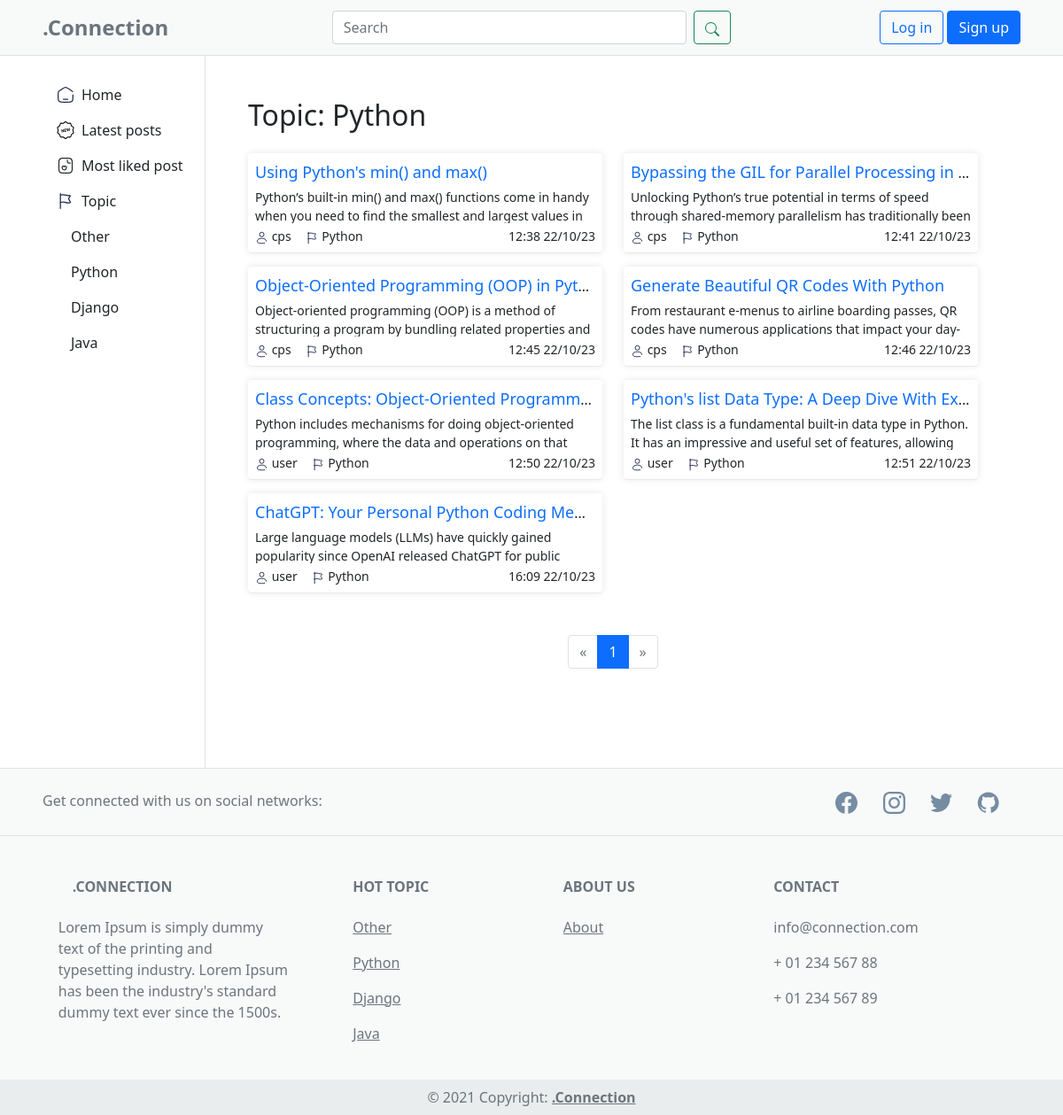
The app's page /posts/topic/2/ with its own data.
### app/models.py (models this page shows, shortened)
class Topic(models.Model):
    name = models.CharField(max_length=100)
    def __str__(self):
        return self.name

class Post(models.Model):
    title = models.CharField(max_length=200)
    content = HTMLField()
    user = models.ForeignKey(User, on_delete=models.CASCADE, default=None)
    likes = models.ManyToManyField(User, related_name='liked_posts')
    pub_date = models.DateTimeField(auto_now_add=True)
    topic = models.ForeignKey(Topic, on_delete=models.CASCADE, default=1)

### app/views.py (the view)
# urls.py: path('posts/topic/<int:topic_id>/', views.ListPostByTopic.as_view(), name='post_by_topic'),
class ListPostByTopic(ListView):
    model = Post
    template_name = 'app/post_by_topic.html'
    context_object_name = 'post_by_topic'
    paginate_by = 10
    def get_queryset(self):
        topic_id = self.kwargs.get('topic_id')
        return Post.objects.filter(topic_id=topic_id)
    def get_context_data(self, **kwargs):
        context = super().get_context_data(**kwargs)
        topic_id = self.kwargs.get('topic_id')
        topic = Topic.objects.get(id=topic_id)
        context['topic_name'] = topic.name
        paginator = context['paginator']
        page = self.request.GET.get('page')
        try:
            posts = paginator.get_page(page)
        except EmptyPage:
            posts = paginator.get_page(1)
        current_page = posts.number
        total_pages = paginator.num_pages
        if total_pages <= 5:
            page_range = range(1, total_pages + 1)
        elif current_page <= 3:
            page_range = range(1, 6)
        elif current_page >= total_pages - 2:
            page_range = range(total_pages - 4, total_pages + 1)
        else:
            page_range = range(current_page - 2, current_page + 3)
        context['page_range'] = page_range
        return context

### app/context_processors.py (called while the page is built)
def topics(request):
    topics = Topic.objects.all()
    return {'topics': topics}

### templates/app/post_by_topic.html (shortened to what this page needs)
{% extends "components/base.html"%}
{% load static %}
{% block extrastyles %}
<link rel="stylesheet" type="text/css" href="{% static 'css/app.css' %}" />
{% endblock extrastyles %}
{% block content %}
<h2>Topic: {{topic_name}}</h2>
<div class="main-body-posts">
  <div class="row">
    {% for post in post_by_topic %}
    <div class="col-xl-6">
      <div class="rounded p-2 mt-3 post-card">
        <div class="text-truncate mb-1">
          <a class="text-decoration-none text-md" href="{% url 'post' id=post.id %}">{{ post.title }}</a>
        </div>
        <div>
          <p class="m-0 text-truncate text-sm text-wrap post-content">
            {{ post.content|striptags }}
          </p>
          <div class="m-0 mt-1 text-sm d-flex justify-content-between">
            <div class="d-flex gap-3">
              <div>
                <span>{{post.user}}</span>
              </div>
              <div>
                <span>{{post.topic}}</span>
              </div>
            </div>
            <span>{{post.pub_date|date:"H:i d/m/y" }}</span>
          </div>
        </div>
      </div>
    </div>
    {% endfor %}
  </div>
</div>
<nav class="d-flex justify-content-center mt-5" aria-label="Pagination">
  <ul class="pagination">
    {% if page_obj.has_previous %}
    <li class="page-item"><a class="page-link" href="?page={{ page_obj.previous_page_number }}">&laquo;</a></li>
    {% else %}
    <li class="page-item disabled"><span class="page-link">&laquo;</span></li>
    {% endif %}
    {% for i in page_range %}
    {% if page_obj.number == i %}
    <li class="page-item active"><span class="page-link">{{ i }} </span></li>
    {% elif i == page_range.0 or i == page_range.1 or i == page_range|last %}
    <li class="page-item"><a class="page-link" href="?page={{ i }}">{{ i }}</a></li>
    {% endif %}
    {% endfor %}
    {% if page_obj.has_next %}
    <li class="page-item"><a class="page-link" href="?page={{ page_obj.next_page_number }}">&raquo;</a></li>
    {% else %}
    <li class="page-item disabled"><span class="page-link">&raquo;</span></li>
    {% endif %}
  </ul>
</nav>
{% endblock content %}

### templates/components/side.html (shortened to what this page needs)
<div class="col-2 d-none d-lg-block border-end px-0">
  <div class="d-flex flex-column align-items-center align-items-sm-start px-3 pt-2 text-white">
    <ul class="nav nav-pills flex-column mb-sm-auto mb-0 mt-3 align-items-center align-items-sm-start" id="menu">
      <li class="nav-item">
        <a href="{% url "index" %}" class="nav-link align-middle px-0 d-flex align-items-center gap-1">
          <span class="ms-1 d-none d-sm-inline text-dark side-ele">
            Home
          </span>
        </a>
      </li>
      <li>
        <a href="{% url "latest_posts" %}" class="nav-link px-0 align-middle d-flex align-items-center gap-1">
          <span class="ms-1 d-none d-sm-inline text-dark side-ele">Latest posts</span></a>
      </li>
      <li>
        <a href="{% url "most_liked_posts" %}" class="nav-link px-0 align-middle d-flex align-items-center gap-1">
          <span class="ms-1 d-none d-sm-inline text-dark side-ele">Most liked post</span></a>
      </li>
      <li>
        <a href="#submenu1" data-bs-toggle="collapse" class="nav-link px-0 align-middle d-flex align-items-center gap-1">
          <span class="ms-1 d-none d-sm-inline text-dark side-ele">Topic </span>
        </a>
        <ul class="collapse show nav flex-column ms-xxl-5 ms-3" id="submenu1" data-bs-parent="#menu">
          {% for topic in topics %}
          <li class="">
            <a href="{% url "post_by_topic" topic.id %}" class="nav-link px-0">
              <span class="d-none d-sm-inline text-dark side-ele">{{topic}}</span>
            </a>
          </li>
          {% endfor %}
        </ul>
      </li>
    </ul>
  </div>
</div>

### templates/components/footer.html (shortened to what this page needs)
<footer class="text-center text-lg-start footer text-muted">
  <section class="d-flex justify-content-center justify-content-lg-between p-4 px-5 border-bottom">
    <div class="me-5 d-none d-lg-block">
      <span>Get connected with us on social networks:</span>
    </div>
    <div>
      <a href="#" class="me-4 link-secondary text-decoration-none">
      </a>
      <a href="#" class="me-4 link-secondary text-decoration-none">
      </a>
      <a href="#" class="me-4 link-secondary text-decoration-none">
      </a>
      <a href="#" class="me-4 link-secondary text-decoration-none">
      </a>
    </div>
  </section>
  <section class="">
    <div class="container text-center text-md-start mt-5">
      <div class="row mt-3">
        <div class="col-md-3 col-lg-4 col-xl-3 mx-auto mb-4">
          <h6 class="text-uppercase fw-bold mb-4">
            .Connection
          </h6>
          <p>
            Lorem Ipsum is simply dummy text of the printing and typesetting industry. Lorem Ipsum has been the
            industry's standard dummy text ever since the 1500s.
          </p>
        </div>
        <div class="col-md-2 col-lg-2 col-xl-2 mx-auto mb-4">
          <h6 class="text-uppercase fw-bold mb-4">Hot Topic</h6>
          {% for topic in topics %}
          <p>
            <a href="{% url "post_by_topic" topic.id %}" class="text-reset">{{topic}}</a>
          </p>
          {% endfor %}
        </div>
        <div class="col-md-3 col-lg-2 col-xl-2 mx-auto mb-4">
          <h6 class="text-uppercase fw-bold mb-4">About us</h6>
          <p>
            <a href="#!" class="text-reset">About</a>
          </p>
        </div>
        <div class="col-md-4 col-lg-3 col-xl-3 mx-auto mb-md-0 mb-4">
          <h6 class="text-uppercase fw-bold mb-4">Contact</h6>
          <p>
            info@connection.com
          </p>
          <p>
            + 01 234 567 88
          </p>
          <p>
            + 01 234 567 89
          </p>
        </div>
      </div>
    </div>
  </section>
  <div class="text-center p-2" style="background-color: #EAEDED">
    © 2021 Copyright:
    <a class="text-reset fw-bold" href="#">.Connection</a>
  </div>
</footer>

### static/css/styles.css (style rules this page uses)
.text-sm { font-size: 14px; }
.text-md { font-size: 18px; }
.footer { background-color: #F8F9F9; }

### static/css/app.css (style rules this page uses)
.post-content { height: 40px; }
.post-card { box-shadow: rgba(17, 17, 26, 0.05) 0px 1px 0px, rgba(17, 17, 26, 0.1) 0px 0px 8px; }

### records on screen
Topic: name "Other"
Topic: name "Python"
Topic: name "Django"
Topic: name "Java"
Post: title "Using Python's min() and max()", content "Python’s built-in min() and max() functions come in handy when you need to find the smallest and largest values in…", user "cps", topic "Python", pub_date "12:38 22/10/23"
Post: title "Bypassing the GIL for Parallel Processing in…", content "Unlocking Python’s true potential in terms of speed through shared-memory parallelism has traditionally been…", user "cps", topic "Python", pub_date "12:41 22/10/23"
Post: title "Object-Oriented Programming (OOP) in Pyt…", content "Object-oriented programming (OOP) is a method of structuring a program by bundling related properties and…", user "cps", topic "Python", pub_date "12:45 22/10/23"
Post: title "Generate Beautiful QR Codes With Python", content "From restaurant e-menus to airline boarding passes, QR codes have numerous applications that impact your…", user "cps", topic "Python", pub_date "12:46 22/10/23"
Post: title "Class Concepts: Object-Oriented Programm…", content "Python includes mechanisms for doing object-oriented programming, where the data and operations on that…", user "user", topic "Python", pub_date "12:50 22/10/23"
Post: title "Python's list Data Type: A Deep Dive With Ex…", content "The list class is a fundamental built-in data type in Python. It has an impressive and useful set of features, allowing…", user "user", topic "Python", pub_date "12:51 22/10/23"
Post: title "ChatGPT: Your Personal Python Coding Me…", content "Large language models (LLMs) have quickly gained popularity since OpenAI released ChatGPT for public…", user "user", topic "Python", pub_date "16:09 22/10/23"

### other values on screen
{{ i }} "1"
